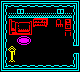

Below is a game level as drawn by its tile map, then a one-line description and the .tmx file that defines it, in full:
An orthogonal 10x8 tile map with 8x9 px tiles, 1 tile layer (Calque de Tuiles 1) and 1 object (warp01).

<map version="1.10" tiledversion="1.11.0" orientation="orthogonal" renderorder="left-up" width="10" height="8" tilewidth="8" tileheight="9" infinite="0" nextlayerid="4" nextobjectid="13">
 <tileset firstgid="1" source="tiles.tsx" />
 <objectgroup id="3" name="Calque d'Objets 1">
  <object id="12" name="warp01" gid="1" x="72" y="54" width="8" height="9">
   <properties>
    <property name="script" value="warp;map2.tmx;2;2" />
   </properties>
  </object>
 </objectgroup>
 <layer id="1" name="Calque de Tuiles 1" width="10" height="8">
  <data encoding="csv">
91,92,92,92,92,92,92,92,92,93,
101,94,95,94,94,94,94,95,94,103,
101,107,108,109,133,134,1,96,100,103,
101,117,118,119,1,1,1,1,110,103,
101,1,21,22,1,1,1,1,1,103,
101,104,1,1,1,1,1,1,1,14,
101,114,1,1,1,1,1,1,1,103,
111,112,112,112,112,112,112,112,112,113
</data>
 </layer>
</map>